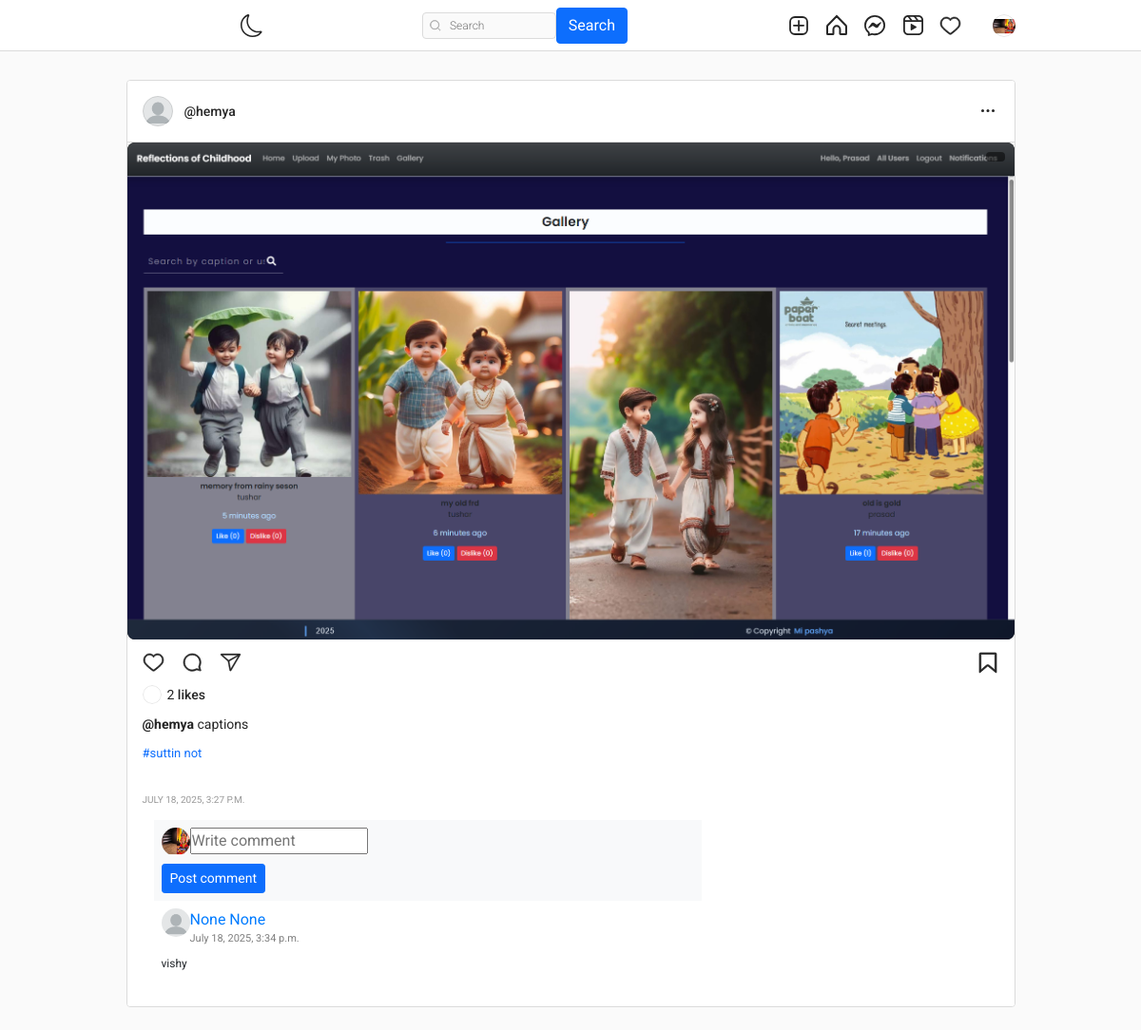
The app's page /post/70e43294-21ec-4ad5-aadc-c7c07d50b270/ (signed in) with its own data.
### authy/models.py (models this page shows, shortened)
class Profile(models.Model):
    user = models.OneToOneField(User, related_name='profile', on_delete=models.CASCADE)
    image = models.ImageField(upload_to="profile_pciture", null=True, default="static/default.jpg")
    background_image = models.ImageField(upload_to="profile_pciture", null=True, default="static/default.jpg")
    first_name = models.CharField(max_length=200, null=True, blank=True)
    last_name = models.CharField(max_length=200, null=True, blank=True)
    phone_number = models.CharField(max_length=20, blank=True, null=True)
    bio = models.CharField(max_length=200, null=True, blank=True)
    location = models.CharField(max_length=200, null=True, blank=True)
    url = models.URLField(max_length=200, null=True, blank=True)
    favourite = models.ManyToManyField(Post, blank=True)
    prime_member = models.BooleanField(default=False)
    prime_expiry = models.DateTimeField(null=True, blank=True)

### post/models.py (models this page shows, shortened)
class Post(models.Model):
    id = models.UUIDField(primary_key=True, default=uuid.uuid4, editable=False)
    picture = models.ImageField(upload_to=user_directory_path, verbose_name="Picture", null=True, blank=True)
    video = models.FileField(upload_to=user_directory_path, verbose_name="Video", null=True, blank=True)
    caption = models.TextField(max_length=10000, verbose_name="Caption")
    text_quote = models.TextField(max_length=10000, verbose_name="Text/Quote", null=True, blank=True)
    link = models.URLField(max_length=500, verbose_name="Link", null=True, blank=True)
    video_link = models.URLField(max_length=500, verbose_name="Link", null=True, blank=True)
    profile_video = models.ImageField(upload_to=user_directory_path, verbose_name="Picture", null=True, blank=True)
    location = models.CharField(max_length=500, verbose_name="Location", null=True, blank=True)
    posted = models.DateTimeField(auto_now_add=True)
    scheduled_date = models.DateTimeField(null=True, blank=True)
    tags = models.ManyToManyField(Tag, related_name="tags")
    user = models.ForeignKey(User, on_delete=models.CASCADE)
    likes = models.IntegerField(default=0)

class Tag(models.Model):
    title = models.CharField(max_length=75, verbose_name='Tag')
    slug = models.SlugField(null=False, unique=True, default=uuid.uuid1)
    class Meta:
        verbose_name = 'Tag'
        verbose_name_plural = 'Tags'
    def get_absolute_url(self):
        return reverse('tags', args=[self.slug])
    def __str__(self):
        return self.title

### comment/models.py (models this page shows, shortened)
class Comment(models.Model):
    post = models.ForeignKey(Post, on_delete=models.CASCADE, related_name="comments")
    user = models.ForeignKey(User, on_delete=models.CASCADE)
    parent = models.ForeignKey('self', on_delete=models.CASCADE, null=True, blank=True, related_name='replies')
    body = models.TextField()
    date = models.DateTimeField(auto_now_add=True, null=True)

### post/views.py (the view)
# urls.py: path('post/<uuid:post_id>/', PostDetail, name='post-details'),
@login_required
def PostDetail(request, post_id):
    user = request.user
    post = get_object_or_404(Post, id=post_id)
    comments = Comment.objects.filter(post=post, parent=None).order_by('-date')
    if request.method == "POST":
        form = NewCommentForm(request.POST)
        if form.is_valid():
            comment = form.save(commit=False)
            comment.post = post
            comment.user = user
            parent_id = request.POST.get('parent')
            if parent_id:
                parent = get_object_or_404(Comment, id=parent_id)
                comment.parent = parent
            comment.save()
            return HttpResponseRedirect(reverse('post-details', args=[post.id]))
    else:
        form = NewCommentForm()
    context = {
        'post': post,
        'form': form,
        'comments': comments
    }
    return render(request, 'postdetail.html', context)

### comment/forms.py
class NewCommentForm(forms.ModelForm):
    body = forms.CharField(
        widget=forms.TextInput(attrs={
            'class': 'input',
            'placeholder': 'Write comment',
            'id': 'comment-body-input'
        }),
        required=True
    )
    parent = forms.IntegerField(
        widget=forms.HiddenInput(attrs={
            'id': 'parent-id-input'
        }),
        required=False
    )
    class Meta:
        model = Comment
        fields = ("body",)

### post/urls.py (called while the page is built)
    def to_python(self, value):
        return UUID(value)

    def to_url(self, value):
        return str(value)

### templates/postdetail.html (shortened to what this page needs)
{% extends 'base.html' %}
{% load static %}
{% load crispy_forms_tags %}
{% block content %}
<head>
</head>
    <main class="main-container">
        <section class="content-container">
            <div class="contendt">
                <div class="posts">
                    <article class="post">
                        <div class="post__header">
                            <div class="post__profile">
                                <a href="{% url 'profile' post.user %}" class="post__avatar">
                                    <img src="{{ post.user.profile.image.url }}" alt="User Picture">
                                </a>
                                <a href="{% url 'profile' post.user %}" class="post__user">@{{ post.user.username }}</a>
                            </div>
                            <button class="post__more-options">
                                <svg width="24" height="24" viewBox="0 0 24 24" fill="none" xmlns="http://www.w3.org/2000/svg">
                                    <circle cx="6.5" cy="11.5" r="1.5" fill="var(--text-dark)"/>
                                    <circle cx="12" cy="11.5" r="1.5" fill="var(--text-dark)"/>
                                    <circle cx="17.5" cy="11.5" r="1.5" fill="var(--text-dark)"/>
                                </svg>
                            </button>
                        </div>
                        <div class="post__content">
                            <div class="post__medias">
                                <a href="{% url 'post-details' post.id %}">
    <div class="post-media-container">
        {% if post.picture %}
            <img class="post__media"
                 src="{{ post.picture.url }}"
                 alt="{% if post.caption %}{{ post.caption|truncatechars:100 }}{% else %}Post image{% endif %}"
                 style="max-width: 100%; max-height: 80vh; object-fit: contain;">
        {% elif post.video_link %}
            <div class="video-link-wrapper">
                {% if post.profile_video %}
                    <img src="{{ post.profile_video.url }}"
                         class="video-thumbnail"
                         alt="Video thumbnail"
                         style="max-width: 100%; max-height: 80vh; object-fit: contain;">
                {% else %}
                    <div class="video-link-placeholder">
                        <i class="fas fa-video"></i>
                        <span>Video Link</span>
                    </div>
                {% endif %}
                <div class="video-link-overlay">
                </div>
            </div>
        {% endif %}
    </div>
</a>
                            </div>
                        </div>
                        <div class="post__footer">
                            <div class="post__buttons">
                                <a href="{% url 'like' post.id %}" class="post__button">
                                </a>
                                <button class="post__button">
                                </button>
                                <button class="post__button">
                                </button>
                                <button class="post__button post__button--align-right">
                                </button>
                            </div>
                            <div class="post__infos">
                                <div class="post__likes">
                                    <a href="#" class="post__likes-avatar">
                                    </a>
                                    <span>{{post.likes}} <a class="post__name--underline" href="#">likes</a> <a href="#"></a></span>
                                </div>
                                <div class="post__description">
                                    <span>
                                        <a class="post__name--underline" href="#"><b>@{{post.user.username}}</b></a>
                                        {{post.caption}}
                                    </span>
                                </div>
                                <p style="font-size: 13px;">{% for tag in post.tags.all %}
                                    <a href="{{ tag.get_absolute_url }}" style="text-decoration: none;">
                                        #{{ tag }}
                                    </a>
                                    {% endfor %}
                                </p>
                                <span class="post__date-time">{{post.posted}}</span>
                                <div class="container mt-1">
                                    <div class="d-flex justify-content-right row">
                                        <div class="col-md-8 col-lg-8">
                                            <div class="d-flex flex-column comment-section">
                                                <form method="POST">
                                                    <div class="bg-light p-2">
                                                        <div class="d-flex flex-row align-items-start"><img class="rounded-circle" src="{{request.user.profile.image.url}}" width="30" height="30">{{form.body}}</div>
                                                        <div class="mt-2 text-right"><button class="btn btn-primary btn-sm shadow-none" type="submit">Post comment</button></div>
                                                    </div>
                                                </form>
                                                {% for comment in comments %}
                                                    <div class="bg-white p-2">
                                                        <div class="d-flex flex-row user-info"><img class="rounded-circle" src="{{comment.user.profile.image.url}}" width="30" height="30">
                                                            <a href="{% url 'profile' comment.user %}" style="text-decoration: none;">
                                                            <div class="d-flex flex-column justify-content-start ml-2"><span class="d-block font-weight-bold name">{{comment.user.profile.first_name}} {{comment.user.profile.last_name}}</span><span class="date text-black-50"> {{comment.date}}</span></div></a>
                                                        </div>
                                                        <div class="mt-2">
                                                            <p class="comment-text">{{ comment.body }}</p>
                                                        </div>
                                                    </div>
                                                {% endfor %}
                                            </div>
                                        </div>
                                    </div>
                                </div>
                            </div>
                        </div>
                    </article>
                </div>
            </div>
        </section>
    </main>
{% endblock content %}

### templates/base.html (shortened to what this page needs)
{% load static %}
<!DOCTYPE html>
<html lang="en">
<head>
    <link rel="stylesheet" href="https://cdn.jsdelivr.net/npm/bootstrap-icons@1.8.1/font/bootstrap-icons.css">
    <link href="https://cdn.jsdelivr.net/npm/bootstrap@5.1.3/dist/css/bootstrap.min.css" rel="stylesheet">
    <link rel="stylesheet" type="text/css" href="{% static 'assets1/style.css' %}">
</head>
<body>
    <header class="header">
        <nav class="header__content">
            <div class="header__buttons">
                <a href="{% url 'index' %}" class="header__home">
                    <svg width="104" height="30" viewBox="0 0 104 30" fill="none" xmlns="">
                    </svg>
                </a>
                <button class="header__theme-button" title="Toggle Theme">
                </button>
            </div>
            <form action="{% url 'search-users' %}" method="GET">
                <div class="header__search">
                    <input type="text" placeholder="Search" name="q" value="{{ request.GET.q }}">
                    <button class="btn btn-primary" type="submit">Search</button>
                </div>
            </form>
            <div class="header__buttons header__buttons--desktop">
                <a href="{% url 'newpost' %}">
                </a>
                <a href="{% url 'index' %}">
                </a>
                <a href="{% url 'message' %}">
                </a>
                <a href="#">
                </a>
                <span>
                    <a href="{% url 'show-notification' %}">
                    </a>
                </span>
                <a href="">
                    <button class="profile-button">
                        <a href="{% url 'profile' request.user %}">
                            <div class="profile-button__picture">
                                <img src="{{request.user.profile.image.url}}" alt="User Picture">
                            </div>
                        </a>
                    </button>
                </a>
            </div>
        </nav>
    </header>
    {% block content %}
    {% endblock content %}
</body>
</html>

### templates/postdetail.html (style rules this page uses)
.date { font-size: 11px }
.comment-text { font-size: 12px }
.shadow-none { box-shadow: none }
.name { color: #007bff }
.post-media-container { display: flex; justify-content: center; align-items: center; background: #f5f5f5; border-radius: 8px; overflow: hidden; margin: 0 auto; max-width: 100%; }
.video-link-wrapper { position: relative; width: 100%; background: #000; min-height: 300px; display: flex; justify-content: center; align-items: center; }
.video-thumbnail { max-height: 80vh; }
.video-link-overlay { position: absolute; top: 10px; right: 10px; color: white; background: rgba(0,0,0,0.5); padding: 5px 10px; border-radius: 4px; font-size: 0.9rem; }

### records on screen
Post: user.profile.image (picture), user.username "hemya", profile_video (picture), likes "2", caption "captions", posted "JULY 18, 2025, 3:27 P.M."
Tag: title "suttin not"
Comment: user.profile.image (picture), user.profile.first_name "None", user.profile.last_name "None", date "July 18, 2025, 3:34 p.m.", body "vishy"
